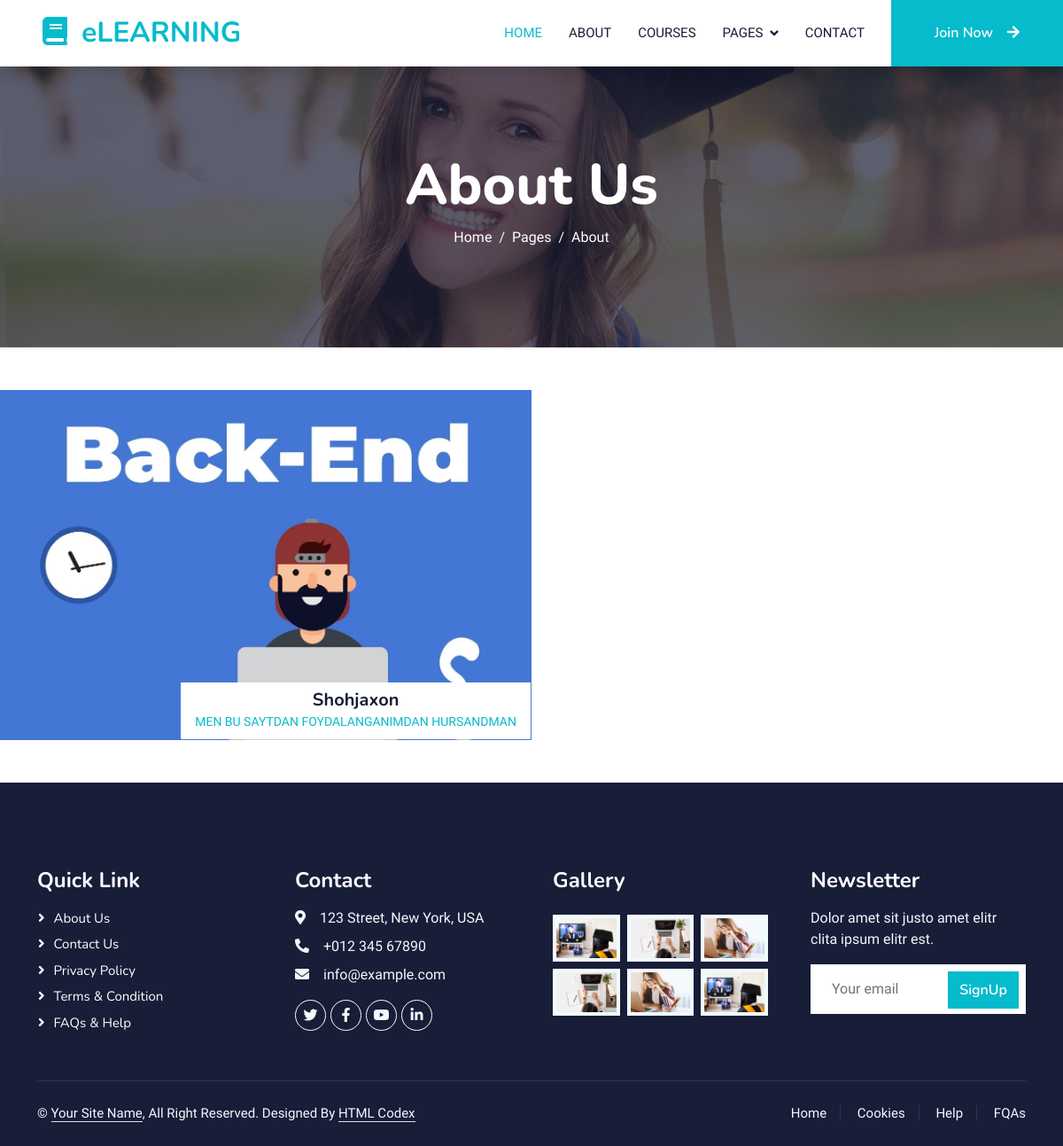
Page /instructs/1 on the committed database.
### blog/models.py (models this page shows, shortened)
class Instruct(models.Model):
    name = models.CharField(max_length=400)
    bio = models.TextField()
    img = models.ImageField(upload_to='courses/img')

### blog/views.py (the view)
# urls.py: path('instructs/<int:id>', instructsdetailview, name='instructsDetail'),
def instructsdetailview(request,id):
    try:
        instructs=Instruct.objects.get(id=id)
        context = {
            "instructs":instructs
        }
    except instructs.DoesNotExist:
        raise Http404("No instructs found")
    return render(request,"instructs_detail.html",context=context)

### template/instructs_detail.html
{% extends 'base.html' %}
{% load static %}
{% block content %}
 <div class="col-lg-6 col-md-12 wow zoomIn" data-wow-delay="0.3s">
                            <a class="position-relative d-block overflow-hidden" href="">
                                <img class="img-fluid" src={{instructs.img.url}} alt="">
                                <div class="bg-white text-center position-absolute bottom-0 end-0 py-2 px-3" style="margin: 1px;">
                                    <h5 class="m-0">{{instructs.name}}</h5>
                                    <small class="text-primary">{{instructs.bio}}</small>
                                </div>
                            </a>
                        </div>
{% endblock content %}

### static/css/style.css (style rules this page uses)
:root { --primary: #06BBCC; --light: #F0FBFC; --dark: #181d38; }

### template/base.html (style rules this page uses)
:root { --primary: #06BBCC; --light: #F0FBFC; --dark: #181d38; }

### rows in the picture
Instruct: img (picture), name "Shohjaxon", bio "MEN BU SAYTDAN FOYDALANGANIMDAN HURSANDMAN"
